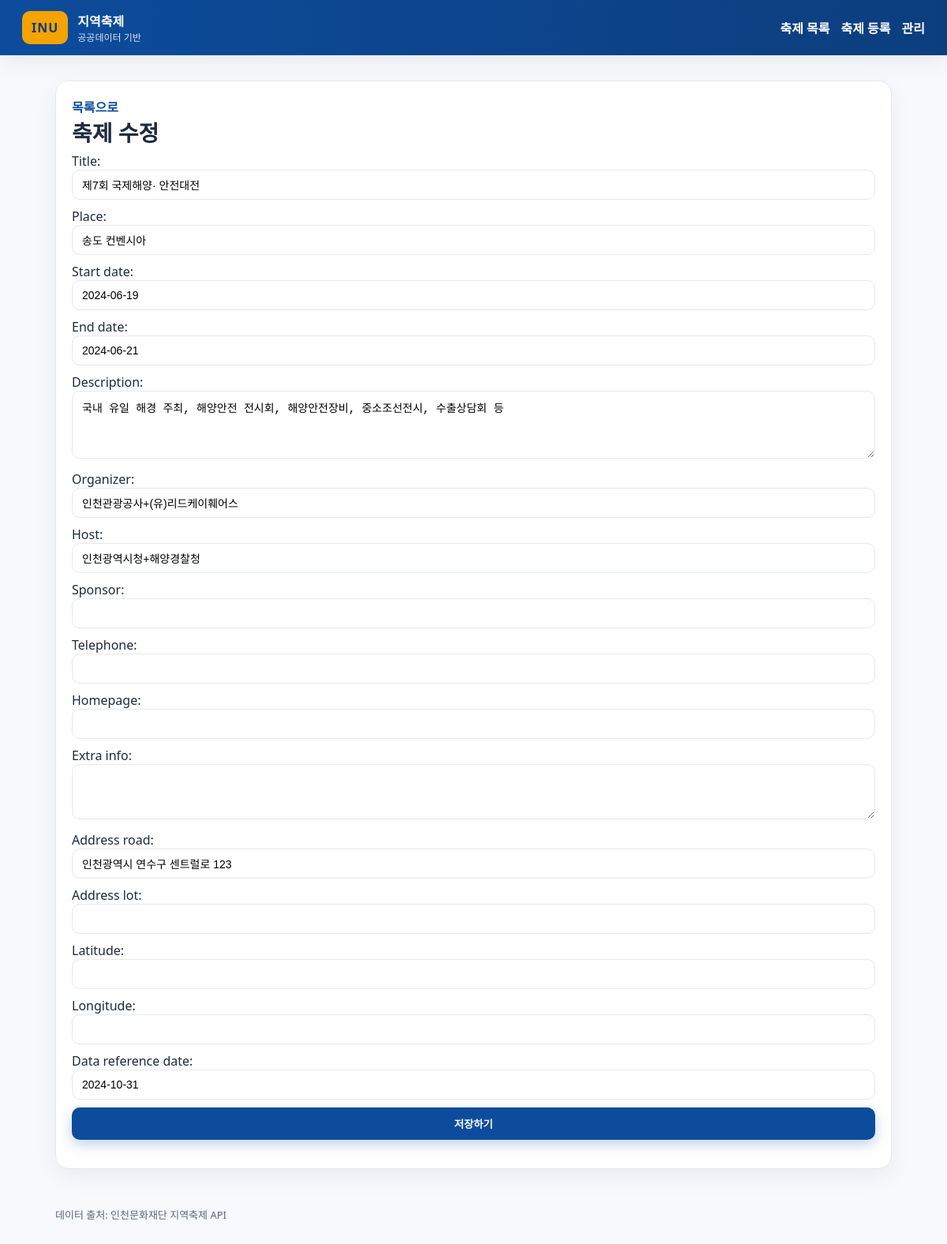
The page /festival/5/edit/ (signed in) on the database its author committed.
### festivals/models.py (models this page shows, shortened)
class Festival(models.Model):
    external_id = models.CharField(max_length=255, unique=True, db_index=True, blank=True)
    title = models.CharField(max_length=200)
    location = models.ForeignKey(Location, null=True, blank=True, on_delete=models.SET_NULL, related_name="festivals")
    start_date = models.DateField(null=True, blank=True)
    end_date = models.DateField(null=True, blank=True)
    description = models.TextField(blank=True)
    telephone = models.CharField(max_length=50, blank=True)
    homepage = models.URLField(blank=True)
    extra_info = models.TextField(blank=True)
    data_reference_date = models.DateField(null=True, blank=True)
    pub_date = models.DateTimeField(null=True, blank=True)
    created_at = models.DateTimeField(auto_now_add=True)
    updated_at = models.DateTimeField(auto_now=True)
    class Meta:
        ordering = ["start_date", "title"]
    def _get_org_name(self, role: str):
        rel = self.organizations.filter(role=role).select_related("organization").first()
        return rel.organization.name if rel else ""
    @property
    def organizer_name(self):
        return self._get_org_name(FestivalOrganization.Role.ORGANIZER)
    @property
    def host_name(self):
        return self._get_org_name(FestivalOrganization.Role.HOST)
    @property
    def sponsor_name(self):
        return self._get_org_name(FestivalOrganization.Role.SPONSOR)

class Location(models.Model):
    name = models.CharField(max_length=200, blank=True)
    address_road = models.CharField(max_length=255, blank=True)
    address_lot = models.CharField(max_length=255, blank=True)
    latitude = models.DecimalField(max_digits=18, decimal_places=12, null=True, blank=True)
    longitude = models.DecimalField(max_digits=18, decimal_places=12, null=True, blank=True)
    class Meta:
        unique_together = ("name", "address_road", "address_lot", "latitude", "longitude")

### festivals/views.py (the view)
# urls.py: path("festival/<int:pk>/edit/", views.festival_update, name="festival_update"),
@login_required
@user_passes_test(_is_staff)
def festival_update(request, pk: int):
    festival = get_object_or_404(Festival, pk=pk)
    if request.method == "POST":
        form = FestivalForm(request.POST, instance=festival)
        if form.is_valid():
            form.save()
            messages.success(request, "축제 정보가 수정되었습니다.")
            return redirect("festival_detail", pk=festival.pk)
    else:
        form = FestivalForm(instance=festival)
    return render(request, "festivals/festival_form.html", {"form": form, "mode": "update", "festival": festival})

### festivals/views.py (called while the page is built)
def _is_staff(user):
    return user.is_authenticated and user.is_staff

### templates/festivals/festival_form.html (shortened to what this page needs)
{% extends "base.html" %}
{% block content %}
<section class="panel">
    <a href="{% url 'festival_list' %}" class="link">목록으로</a>
    <h1>{% if mode == "create" %}축제 등록{% else %}축제 수정{% endif %}</h1>
    <form method="post" class="comment-form">
        {% for field in form %}
            <div class="form-row">
                {{ field.label_tag }}<br>
                {{ field }}
            </div>
        {% endfor %}
        <button type="submit" class="button button--primary">{% if mode == "create" %}등록하기{% else %}저장하기{% endif %}</button>
    </form>
</section>
{% endblock %}

### static/css/style.css (style rules this page uses)
:root { --blue: #0d4c9c; --gold: #f4a300; --text: #1f2a3d; --muted: #5c6679; --bg: #f7f9fc; --panel: #ffffff; --border: #e4e8f0; --shadow: 0 10px 30px rgba(0, 0, 0, 0.06); }
* { box-sizing: border-box; }
body.page { margin: 0; font-family: "Segoe UI", "Noto Sans KR", system-ui, -apple-system, sans-serif; background: var(--bg); color: var(--text); }
a { color: var(--blue); text-decoration: none; }
h1 { margin: 0 0 6px; font-size: 28px; }
.panel { background: var(--panel); border: 1px solid var(--border); border-radius: 16px; padding: 20px; box-shadow: var(--shadow); }
.button { border: none; padding: 11px 16px; border-radius: 10px; cursor: pointer; font-weight: 700; transition: transform 0.1s ease, box-shadow 0.2s ease; }
.button--primary { background: var(--blue); color: #fff; box-shadow: 0 6px 16px rgba(13, 76, 156, 0.25); }
.link { font-weight: 700; }
.comment-form { display: flex; flex-direction: column; gap: 10px; margin-bottom: 16px; }
.form-row input, .form-row textarea { width: 100%; padding: 10px 12px; border: 1px solid var(--border); border-radius: 10px; font-size: 14px; }

### rows shown on the page
Festival: form "제7회 국제해양· 안전대전" "2024-06-19" "2024-06-21" "국내 유일 해경 주최, 해양안전 전시회, 해양안전장비, 중소조선전시, 수출상담회 등" "2024-10-31"
Location: form "인천광역시 연수구 센트럴로 123"

### other values the page prints
{{ field.label_tag }} "Title:" "Place:" "Start date:" "End date:" "Description:" "Organizer:" "Host:" "Sponsor:" "Telephone:" "Homepage:" "Extra info:" "Address road:" "Address lot:" "Latitude:" "Longitude:" "Data reference date:"
